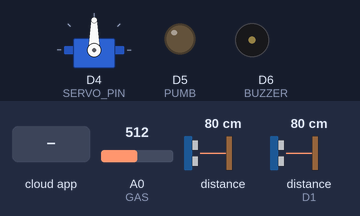
A sketch run on a simulated ESP8266 (NodeMCU). Parts: servo, output pins drawn as LEDs (lit = HIGH), buzzer (waves = sounding, pin HIGH). The test bench sets the inputs (shaded band); at power-on: A0 (GAS) = 512, distance to the obstacle 80 cm, distance to the obstacle (sensor on D1) 80 cm. The echo pulse lasts 58.3 µs per cm; WiFi joins after 1.5 s; servers stay silent unless stated; what the sketch prints to the serial monitor is not drawn.

Above: at 3.0 s.
3.1 s: the phone or cloud app sets is_tank_open to 1
At 3.4 s:
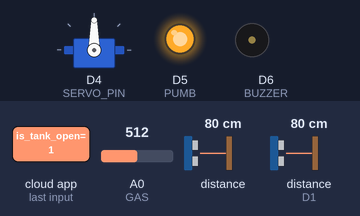
4.6 s: A0 (GAS) set to 1012
9.7 s: A0 (GAS) set to 1023
At 18.2 s:
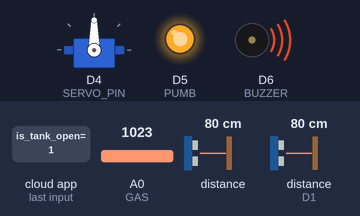
19.0 s: the phone or cloud app sets is_tank_open to 0
At 20.2 s:
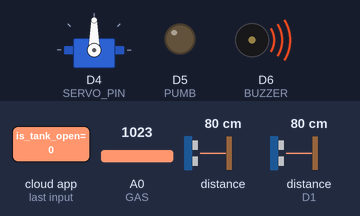
20.5 s: A0 (GAS) set to 900
At 27.6 s:
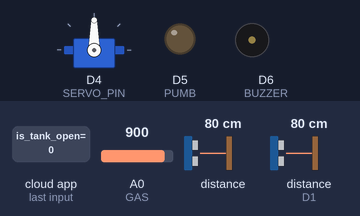
Timing chart, 0 to 29.1 s (numbered marks = the images above; inputs shaded):
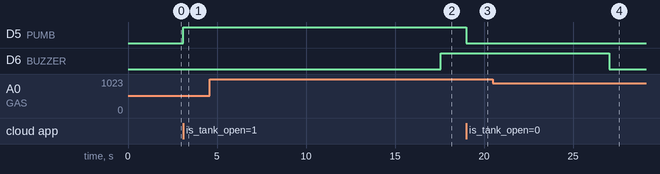

The sketch:

spf_board_2.ino
```cpp
#include <NewPing.h>
#include <Servo.h>
#if defined(ESP32)
#include <WiFi.h>
#elif defined(ESP8266)
#include <ESP8266WiFi.h>
#endif
#include <Firebase_ESP_Client.h>
#include "addons/TokenHelper.h"
#include "addons/RTDBHelper.h"

// WIFI
#define WIFI_SSID "Elshaarawy_2.4G"
#define WIFI_PASSWORD "123flowbase123"

// firebase paramters
#define API_KEY "AIzaSyBawpvLIAaC2pWVgTCKl-Wx3F_5Fpk50t0"
#define DATABASE_URL "https://fir-p-f-b0543-default-rtdb.europe-west1.firebasedatabase.app/" //<databaseName>.firebaseio.com or <databaseName>.<region>.firebasedatabase.app

// firebase auth user emial and password
#define USER_EMAIL "user@test.com"
#define USER_PASSWORD "123456"

//Define Firebase auth and config
FirebaseAuth auth;
FirebaseConfig config;
FirebaseData fbdo;
FirebaseData feedStream;
FirebaseData waterStream;


// ultrasonic pins
#define TRIG1  D0
#define ECHO1  D1
NewPing feed(TRIG1, ECHO1);//(report)
#define TRIG2  D2
#define ECHO2  D3
NewPing water(TRIG2, ECHO2);//(report)
// servo pin
#define SERVO_PIN  D4 //nutrition/is_tank_open //(observe)
Servo servo;
// pumb pin
#define PUMB   D5 //hydration/is_tank_open //(observe)
// buzzer pin
#define BUZZER  D6
// gas pin
#define GAS    A0 //(report)


void setup()
{
  Serial.begin(9600);
  initPins();
  connectToWiFi();
  connectToFirebase();
  beginStreaming();
}

void loop() {
  if(Firebase.ready()){
    reportFeed();
    delay(3000);
    reportWater();
    delay(3000);
    reportGas();
    delay(3000);
  }

}

void initPins()
{
  pinMode (PUMB,OUTPUT);
  pinMode (BUZZER,OUTPUT);
  pinMode (GAS,INPUT);
  servo.attach(SERVO_PIN);
}

void connectToWiFi()
{
  WiFi.begin(WIFI_SSID, WIFI_PASSWORD);
  Serial.print("Connecting to Wi-Fi");
  while (WiFi.status() != WL_CONNECTED)
  {
    Serial.print(".");
    delay(300);
  }
  Serial.println();
  Serial.print("Connected with IP: ");
  Serial.println(WiFi.localIP());
  Serial.println();
}

void connectToFirebase()
{
  Serial.printf("Firebase Client v%s\n\n", FIREBASE_CLIENT_VERSION);
  config.api_key = API_KEY;
  auth.user.email = USER_EMAIL;
  auth.user.password = USER_PASSWORD;
  config.database_url = DATABASE_URL;
  config.token_status_callback = tokenStatusCallback; //see addons/TokenHelper.h
  Firebase.begin(&config, &auth);
  Firebase.reconnectWiFi(true);
}


// Feed
void reportFeed(){
  String value = getFeedLevel();
  bool isOk =Firebase.RTDB.setString(&fbdo, "/nutrition/food_level", value);
  Serial.println(isOk?"Feed Level Reported":fbdo.errorReason().c_str());
}
String getFeedLevel()
{
  float value = feed.ping_cm();
  return String(value/20);
}

// Water
void reportWater(){
  String value = getWaterLevel();
  bool isOk =Firebase.RTDB.setString(&fbdo, "/hydration/water_level", value);
  Serial.println(isOk?"Water Level Reported":fbdo.errorReason().c_str());
}
String getWaterLevel()
{
  float value = water.ping_cm();
  return String(value/13);
}

// gas
void reportGas(){
  String value = getGasLevel();
  bool isOk =Firebase.RTDB.setString(&fbdo, "/ventilation/air_quality", value);
  Serial.println(isOk?"Gas Level Reported":fbdo.errorReason().c_str());
}
String getGasLevel()
{
  float value = analogRead(GAS)/1023;
  digitalWrite(BUZZER, value>=0.5?HIGH:LOW);
  return String(value/1023);
}

void beginStreaming(){
  if (!Firebase.RTDB.beginStream(&feedStream, "/nutrition/is_tank_open")){
    Serial.printf("feed sream begin error, %s\n\n", feedStream.errorReason().c_str());
  }
  Firebase.RTDB.setStreamCallback(&feedStream, feedCallback, feedStreamTimeoutCallback);

  if (!Firebase.RTDB.beginStream(&waterStream, "/hydration/is_tank_open")){
    Serial.printf("water sream begin error, %s\n\n", waterStream.errorReason().c_str());
  }
  Firebase.RTDB.setStreamCallback(&waterStream, waterCallback, waterStreamTimeoutCallback);
}
////////////////////////////////////////////////////////////////////////////////
///////////////////////////////////////FEED////////////////////////////////////
////////////////////////////////////////////////////////////////////////////////
void feedCallback(FirebaseStream data)
{
  int isOn = data.boolData();
  Serial.println(isOn?"FEED IS ON":"FEED IS OFF");
  servo.write(isOn?180:0);
}

void feedStreamTimeoutCallback(bool timeout)
{
  if (timeout)
    Serial.println("Motor stream timeout, resuming...\n");
}
////////////////////////////////////////////////////////////////////////////////
///////////////////////////////////////WATER////////////////////////////////////
////////////////////////////////////////////////////////////////////////////////
void waterCallback(FirebaseStream data)
{
  int isOn = data.boolData();
  Serial.println(isOn?"WATER IS ON":"WATER IS OFF");
  digitalWrite(PUMB, isOn?HIGH:LOW);
}

void waterStreamTimeoutCallback(bool timeout)
{
  if (timeout)
    Serial.println("lights stream timeout, resuming...\n");
}
```

Measured:
- the behaviour switches between 1022 and 1023 on A0 (GAS) (found by bisection; images 1 and 2)
- after the input at 3.1 s, D5 (PUMB): LOW → HIGH at once
- after the input at 4.6 s, every drawn part: stays the same
- after the input at 9.7 s, D6 (BUZZER): LOW → HIGH after 7.9 s
- after the input at 19.0 s, D5 (PUMB): HIGH → LOW at once
- after the input at 20.5 s, D6 (BUZZER): HIGH → LOW after 6.5 s
